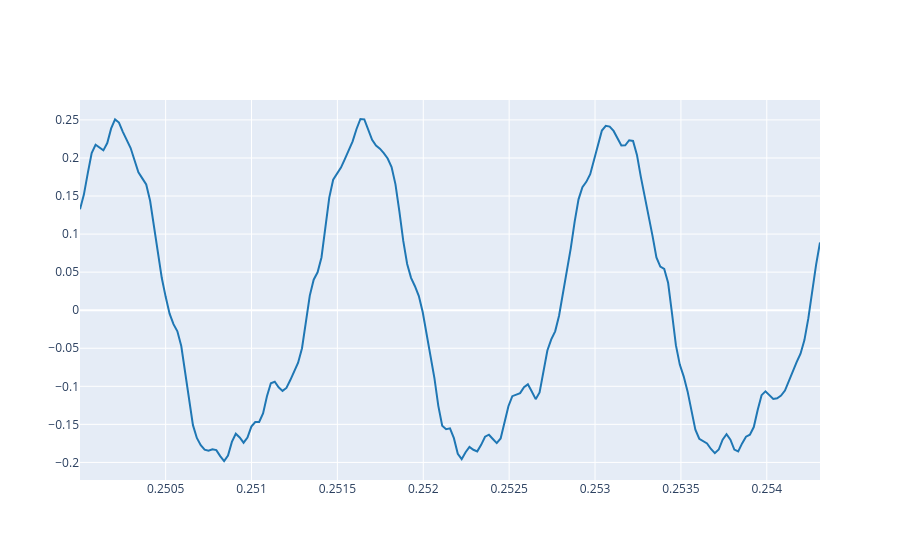

The code cell stored with this chart in its notebook:
### Markdown cell above
3.1. Load your reference audio signal and plot some periods (5-10) where the amplitude is stable. For instance see Ex. 2.3 from Lab 1.

### Code cell
# Write the code here

filepath ="./audio/Harp.wav"
#filepath = "C:\\Users\\usuario\\Documents\\GitHub\\sis1_group1\\Harp.wav"
ref, fs = load_audio(filepath)
startpoint= 0.25 #We choose a point that doesn't belongs to the attack section
endpoint= startpoint+ 3*1/690      #We want nine periods
plot_signals(ref,fs, startpoint, endpoint)

### Figure 1 — Plotly figure (JSON) as saved in the notebook; plotly's stock layout.template omitted (floating-point values rounded to 4 significant figures; data arrays with more than 128 entries replaced by an {"elided": "..."} marker saying what was removed)
{"data": [{"line": {"color": "#1f77b4", "shape": "linear"}, "mode": "lines", "name": "audio signal 0", "type": "scatter", "x": {"elided": "191 float values"}, "y": {"elided": "191 float values"}}], "layout": {}}
